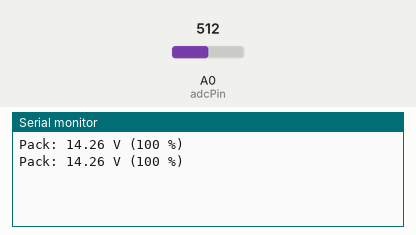
Simulated run of this sketch. Board: Arduino Uno, built with avr-gcc and run on an emulated ATmega328P. On the bench: the last lines printed to the serial monitor. The inputs (shaded band) are chosen by the test bench; at power-on: A0 (adcPin) = 512.

Above: at 1.8 s.
1.9 s: A0 (adcPin) set to 716
At 2.6 s:
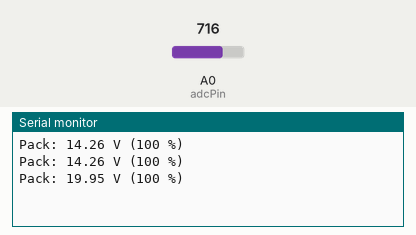
3.4 s: A0 (adcPin) set to 900
At 4.8 s:
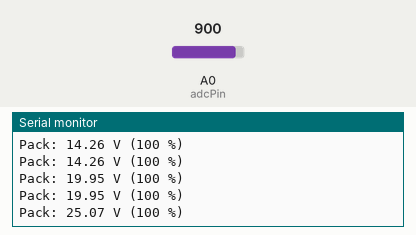
Timing chart, 0 to 6.4 s (numbered marks = the images above; inputs shaded):
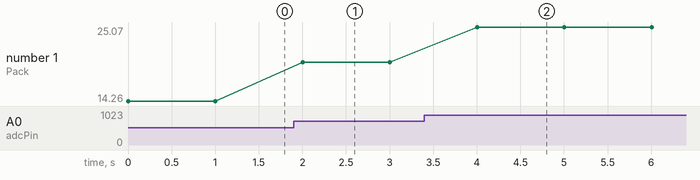

Measured:
- after the input at 1.9 s, the serial monitor: prints a new line after 0.10 s (image 1)
- after the input at 3.4 s, the serial monitor: prints a new line after 0.60 s (image 2)
- plotted number 1: 14.26 → 19.95 after the input at 1.9 s, 19.95 → 25.07 after the input at 3.4 s

The sketch:

example.ino
```cpp
// Reads the 3S pack voltage via a 470k/100k divider on Arduino A0, converts the ADC reading to pack voltage and prints the voltage and a simple percent state-of-charge (9.6–12.6V range).
//
// Buy this module: https://shillehtek.com/products/3s-12v-18650-lithium-battery-protection-board-11-1v-12-6v-balanced-25a
// Full manual: https://shillehtek.com/blogs/shillehtek-product-manuals/3s-12v-18650-lithium-battery-protection-board-11-1v-12-6v-balanced-25a-manual
// More examples: https://github.com/shillehbean/shillehtek-examples
//

// 3S Pack Voltage Monitor for Arduino
// Voltage divider: P+ -- 470k -- A0 -- 100k -- GND
// Max ADC voltage: 12.6V * (100 / 570) = 2.21V (safely under 5V)

const int adcPin = A0;
const float dividerRatio = (470.0 + 100.0) / 100.0;  // = 5.7
const float vRef = 5.0;

float pctFromVoltage(float v) {
  if (v >= 12.6) return 100.0;
  if (v <= 9.6) return 0.0;
  return ((v - 9.6) / (12.6 - 9.6)) * 100.0;
}

void setup() {
  Serial.begin(9600);
}

void loop() {
  int raw = analogRead(adcPin);
  float vAdc = (raw / 1023.0) * vRef;
  float vPack = vAdc * dividerRatio;

  Serial.print("Pack: ");
  Serial.print(vPack, 2);
  Serial.print(" V (");
  Serial.print(pctFromVoltage(vPack), 0);
  Serial.println(" %)");
  delay(1000);
}
```
